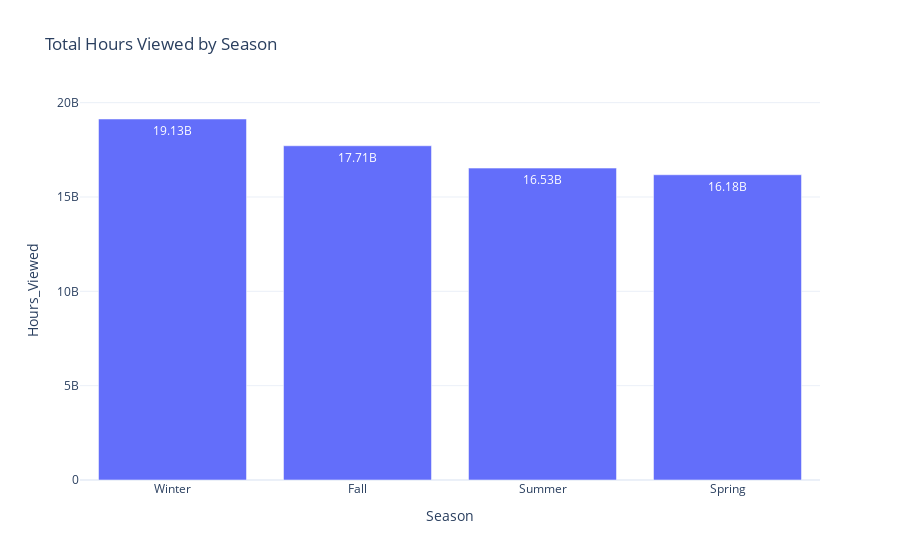

The cell this chart's notebook holds for it:
### Markdown cell above
# Seasonal Viewership Analysis

### Code cell
# Define a function to assign seasons based on month
def get_season(month):
    if month in [12, 1, 2]:
        return 'Winter'
    elif month in [3, 4, 5]:
        return 'Spring'
    elif month in [6, 7, 8]:
        return 'Summer'
    elif month in [9, 10, 11]:
        return 'Fall'

# Extract month from Release_Date and assign season
data_sorted['Month'] = data_sorted['Release_Date'].dt.month
data_sorted['Season'] = data_sorted['Month'].apply(get_season)

# Aggregate by Season and sort by Hours_Viewed
season_agg = data_sorted.groupby('Season')['Hours_Viewed'].sum().reset_index()
season_agg = season_agg.sort_values(by='Hours_Viewed', ascending=False)
# Format Hours_Viewed for bar labels
season_agg['Hours_Viewed_Text'] = (season_agg['Hours_Viewed'] / 1e9).round(2).astype(str) + 'B'

# Bar chart for Seasonal Viewership
fig6 = px.bar(season_agg, x='Season', y='Hours_Viewed', 
                    title='Total Hours Viewed by Season', text='Hours_Viewed_Text')
fig6.update_traces(textposition='auto')
fig6.show()
#fig6.write_image("results/fig6.png")

### Figure 1 — Plotly figure (JSON) as saved in the notebook; plotly's stock layout.template omitted (floating-point values rounded to 4 significant figures)
{"data": [{"alignmentgroup": "True", "hovertemplate": "Season=%{x}<br>Hours_Viewed=%{y}<br>Hours_Viewed_Text=%{text}<extra></extra>", "legendgroup": "", "marker": {"color": "#636efa", "pattern": {"shape": ""}}, "name": "", "offsetgroup": "", "orientation": "v", "showlegend": false, "text": ["19.13B", "17.71B", "16.53B", "16.18B"], "textposition": "auto", "type": "bar", "x": ["Winter", "Fall", "Summer", "Spring"], "xaxis": "x", "y": [19133600000, 17714300000, 16531100000, 16178600000], "yaxis": "y"}], "layout": {"barmode": "relative", "legend": {"tracegroupgap": 0}, "title": {"text": "Total Hours Viewed by Season"}, "xaxis": {"anchor": "y", "domain": [0, 1], "title": {"text": "Season"}}, "yaxis": {"anchor": "x", "domain": [0, 1], "title": {"text": "Hours_Viewed"}}}}
